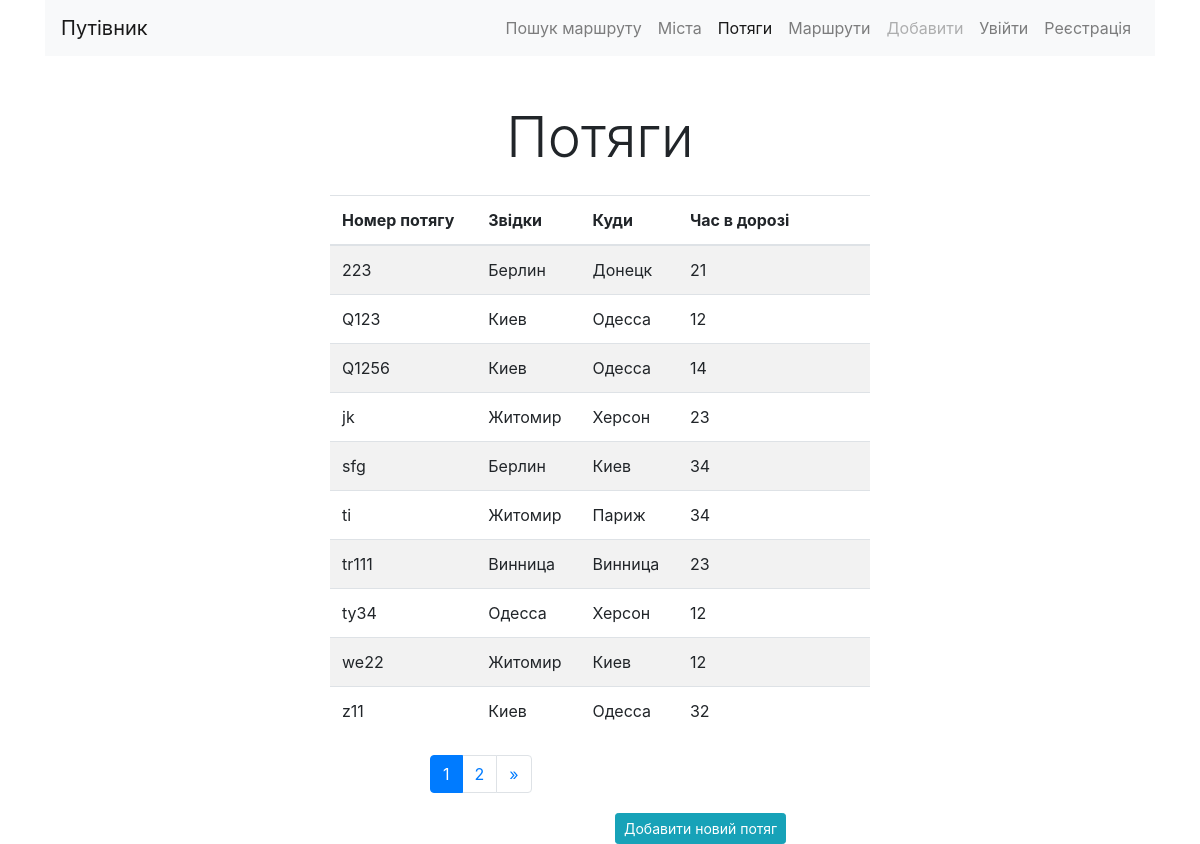
The app's page /trains/ with its own data.
### trains/models.py (models this page shows, shortened)
class Train(models.Model):
    name = models.CharField(max_length=100, unique=True, verbose_name='Номер потягу')
    from_city = models.ForeignKey(City, on_delete=models.CASCADE,
                                    verbose_name='Звідки', related_name='from_city')
    to_city = models.ForeignKey(City, on_delete=models.CASCADE,
                                    verbose_name='Куди', related_name='to_city')
    travel_time = models.IntegerField(verbose_name='Час в дорозі')
    class Meta:
        verbose_name = 'Потяг'
        verbose_name_plural = 'Потяги'
        ordering = ['name']

### cities/models.py (models this page shows)
class City(models.Model):
    name = models.CharField(max_length=100, unique=True)
    def __str__(self):
        return self.name
    class Meta:
        verbose_name = 'Місто'
        verbose_name_plural = 'Міста'
        ordering = ['name']

### trains/views.py (the view)
# urls.py: path('', home, name='home'),
def home(request):
    trains = Train.objects.all()
    paginator = Paginator(trains, 10)
    page = request.GET.get('page')
    trains = paginator.get_page(page)
    return render(request, 'trains/home.html', {'objects_list': trains})

### trains/templates/trains/home.html (shortened to what this page needs)
{% extends 'base.html' %}
{% block content %}
<h1 class="display-4 text-center my-4">Потяги</h1>
<div class="row ">
<div class='col-md-6 mx-auto'>
<table class="table table-striped">
    <thead>
        <tr>
        <th> Номер потягу</th>
        <th> Звідки</th>
        <th> Куди</th>
        <th> Час в дорозі</th>
        <th> &nbsp;</th>
        <th> &nbsp;</th>
        </tr>
    </thead>
    <tbody>
        {% for object in objects_list%}
       <tr>
            <td>{{object.name}}</td>
            <td>{{object.from_city}}</td>
            <td>{{object.to_city}}</td>
            <td>{{object.travel_time}}</td>
            <td></td>
            <td></td>
        </tr>
        {% endfor %}
    </tbody>
</table>
</div>
</div>
 <div id="navigation" class="container my-1">
     <div class="row">
         <div class="col-md-8 ml-auto">
             <nav aria-label="Page navigation example">
                 <ul class="pagination ">
                     {% for page in objects_list.paginator.page_range %}
                        {% if page == objects_list.number %}
                            <li class="page-item active">
                                <a class="page-link" href="#"> {{page}}
                                </a>
                            </li>
                        {% else %}
                            <li class="page-item">
                                <a class="page-link"
                                    href="?page={{page}}">
                                    {{page}}
                                </a>
                            </li>
                        {% endif %}
                     {% endfor %}
                     {% if objects_list.has_next %}
                        <li class="page-item">
                            <a class="page-link"
                                href="?page={{objects_list.paginator.num_pages }}"
                                    aria-label="Next">
                                <span aria-hidden="true">&raquo;</span>
                            </a>
                        </li>
                     {% endif %}
                 </ul>
             </nav>
         </div>
     </div>
 </div>
<div class="row">
    <div class='col-md-6 ml-auto'>
        <a href='{% url "trains:add" %}'>
        <button type="button" class="btn btn-info btn-sm"> Добавити новий потяг </button>
        </a>
    </div>
</div>
{% endblock content %}

### records on screen
Train: name "223", from_city "Берлин", to_city "Донецк", travel_time "21"
Train: name "Q123", from_city "Киев", to_city "Одесса", travel_time "12"
Train: name "Q1256", from_city "Киев", to_city "Одесса", travel_time "14"
Train: name "jk", from_city "Житомир", to_city "Херсон", travel_time "23"
Train: name "sfg", from_city "Берлин", to_city "Киев", travel_time "34"
Train: name "ti", from_city "Житомир", to_city "Париж", travel_time "34"
Train: name "tr111", from_city "Винница", to_city "Винница", travel_time "23"
Train: name "ty34", from_city "Одесса", to_city "Херсон", travel_time "12"
Train: name "we22", from_city "Житомир", to_city "Киев", travel_time "12"
Train: name "z11", from_city "Киев", to_city "Одесса", travel_time "32"

### other values on screen
{{ page }} "1"
{{ page }} "2"
